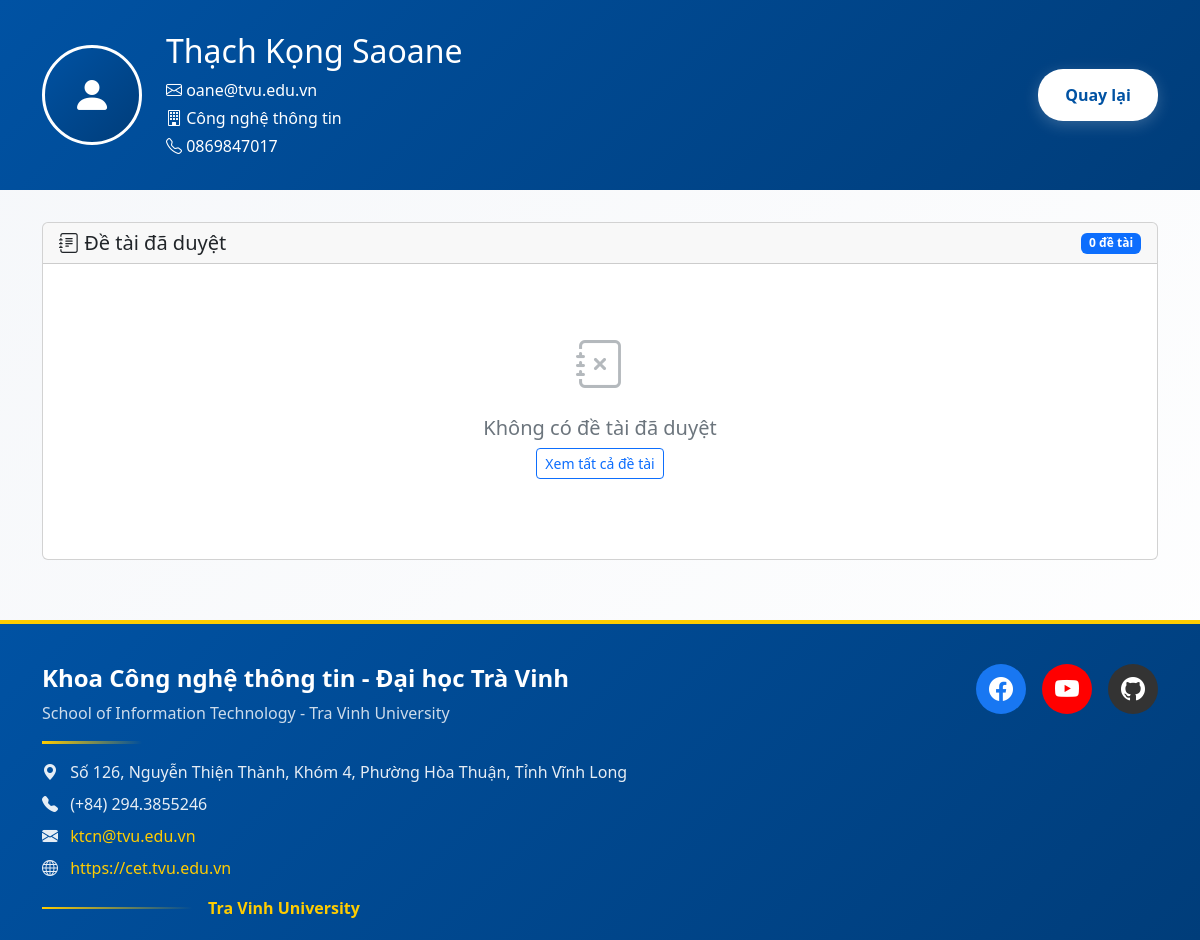
Screenshot of /giang_vien_chi_tiet_v2.php?email=oane@tvu.edu.vn with the database file from the repository.
### tables this page shows
CREATE TABLE `nguoi_dung` (
  `id` int(11) NOT NULL,
  `email` varchar(255) NOT NULL,
  `mat_khau` varchar(255) NOT NULL,
  `ho_ten` varchar(255) NOT NULL,
  `vai_tro_id` int(11) NOT NULL,
  `trang_thai` enum('active','inactive') DEFAULT 'active',
  `reset_token` varchar(255) DEFAULT NULL,
  `reset_token_expiry` datetime DEFAULT NULL,
  `created_at` timestamp NOT NULL DEFAULT current_timestamp(),
  `updated_at` timestamp NOT NULL DEFAULT current_timestamp() ON UPDATE current_timestamp()
);

CREATE TABLE `giang_vien` (
  `id` int(11) NOT NULL,
  `nguoi_dung_id` int(11) NOT NULL,
  `ma_giang_vien` varchar(50) NOT NULL,
  `hoc_ham_hoc_vi` varchar(50) DEFAULT NULL,
  `khoa` varchar(255) DEFAULT NULL,
  `chuyen_mon` varchar(255) DEFAULT NULL,
  `so_dien_thoai` varchar(20) DEFAULT NULL,
  `created_at` timestamp NOT NULL DEFAULT current_timestamp(),
  `la_lanh_dao` tinyint(4) DEFAULT 0,
  `gioi_han_sv_csn` int(11) DEFAULT 10 COMMENT 'Giới hạn số sinh viên đăng ký đề tài cơ sở ngành',
  `gioi_han_sv_cn` int(11) DEFAULT 10 COMMENT 'Giới hạn số sinh viên đăng ký đề tài chuyên ngành'
);

### config/faculty_members.php (called while the page is built, shortened)
<?php
return $faculty_members;

### giang_vien_chi_tiet_v2.php (the view, shortened to what this page needs)
<?php
$email = $_GET['email'] ?? '';
$filter = $_GET['filter'] ?? 'da_duyet';
    ?>
    <?php
try {
    $pdo = Database::getInstance()->getConnection();
} catch (Exception $e) {
    ?>
    <!DOCTYPE html>
    <html lang="vi">
    <head>
        <meta charset="UTF-8">
        <title>Lỗi Database</title>
        <style>
            body { font-family: Arial, sans-serif; margin: 40px; }
            .error { background: #f8d7da; color: #721c24; padding: 20px; border-radius: 5px; }
        </style>
    </head>
    <body>
        <div class="error">
            <h2>Lỗi kết nối Database</h2>
            <p><?= htmlspecialchars($e->getMessage()) ?></p>
            <p><a href="khoa_cntt.php">← Quay lại</a></p>
        </div>
    </body>
    </html>
    <?php
    exit;
}
$stmt = $pdo->prepare("SELECT * FROM nguoi_dung WHERE email = ?");
$stmt->execute([$email]);
$nguoiDung = $stmt->fetch(PDO::FETCH_ASSOC);
if (!$nguoiDung) {
    $allFaculty = require_once __DIR__ . '/config/faculty_members.php';
    $foundInFaculty = null;
    foreach ($allFaculty as $member) {
        if (strtolower($member['email']) === strtolower($email)) {
            $foundInFaculty = $member;
            break;
        }
    }
    if (!$foundInFaculty) {
        header('Location: khoa_cntt.php');
        exit;
    }
    $nguoiDung = [
        'id'      => null,
        'ho_ten'  => $foundInFaculty['name'],
        'email'   => $foundInFaculty['email'],
        'vai_tro' => 'giang_vien',
    ];
    $giangVien = [
        'id'            => null,
        'nguoi_dung_id' => null,
        'khoa'          => $foundInFaculty['khoa'] ?? '',
        'so_dien_thoai' => $foundInFaculty['phone'] ?? '',
        'chuc_danh'     => $foundInFaculty['position'] ?? '',
        'avatar'        => null,
    ];
    $danhSachDeTai = [];
    $tatCaDeTai    = [];
    $thongKe = ['tong'=>0,'nhap'=>0,'cho_duyet'=>0,'da_duyet'=>0,'tu_choi'=>0,'co_so_nganh'=>0,'chuyen_nganh'=>0];
} else {
    $stmt = $pdo->prepare("SELECT * FROM giang_vien WHERE nguoi_dung_id = ?");
    $stmt->execute([$nguoiDung['id']]);
    $giangVien = $stmt->fetch(PDO::FETCH_ASSOC);
    $danhSachDeTai = [];
    if ($giangVien) {
        $sql = "SELECT * FROM de_tai WHERE giang_vien_id = ? AND trang_thai = 'da_duyet'";
        $params = [$giangVien['id']];
        $sql .= " ORDER BY created_at DESC";
        $stmt = $pdo->prepare($sql);
        $stmt->execute($params);
        $danhSachDeTai = $stmt->fetchAll(PDO::FETCH_ASSOC);
    }
}
?>
<!DOCTYPE html>
<html lang="vi">
<head>
    <link href="https://cdn.jsdelivr.net/npm/bootstrap@5.3.0/dist/css/bootstrap.min.css" rel="stylesheet">
    <link rel="stylesheet" href="https://cdn.jsdelivr.net/npm/bootstrap-icons@1.11.0/font/bootstrap-icons.css">
</head>
<body>
    <div class="profile-header">
        <div class="container">
            <div class="row align-items-center">
                <div class="col-auto">
                    <div class="profile-avatar">
                        <?php
                        $avatarContent = '<i class="bi bi-person-fill"></i>';
                        echo $avatarContent;
                        ?>
                    </div>
                </div>
                <div class="col">
                    <h2 class="mb-2"><?= htmlspecialchars($nguoiDung['ho_ten']) ?></h2>
                    <p class="mb-1"><i class="bi bi-envelope"></i> <?= htmlspecialchars($nguoiDung['email']) ?></p>
                    <?php if ($giangVien): ?>
                        <?php if ($giangVien['khoa']): ?>
                            <p class="mb-1"><i class="bi bi-building"></i> <?= htmlspecialchars($giangVien['khoa']) ?></p>
                        <?php endif; ?>
                        <?php
                        $soDienThoai = null;
                        if ($giangVien && is_array($giangVien) && !empty($giangVien['so_dien_thoai'])) {
                            $soDienThoai = $giangVien['so_dien_thoai'];
                        } else {
                            $faculty_members = require_once __DIR__ . '/config/faculty_members.php';
                            foreach ($faculty_members as $member) {
                                if ($member['email'] === $nguoiDung['email']) {
                                    $soDienThoai = $member['phone'];
                                    break;
                                }
                            }
                        }
                        if ($soDienThoai): ?>
                            <p class="mb-0"><i class="bi bi-telephone"></i> <?= htmlspecialchars($soDienThoai) ?></p>
                        <?php endif; ?>
                    <?php endif; ?>
                </div>
                <div class="col-auto">
                    <a href="khoa_cntt.php" class="btn btn-back">
                        Quay lại
                    </a>
                </div>
            </div>
        </div>
    </div>
    <div class="container">
        <div class="card">
            <div class="card-header d-flex justify-content-between align-items-center">
                <h5 class="mb-0">
                    <i class="bi bi-journal-text"></i>
                    <?php
                    $filterText = '';
                    switch ($filter) {
                        case 'da_duyet':
                            $filterText = 'Đề tài đã duyệt';
                            break;
                    }
                    echo $filterText;
                    ?>
                </h5>
                <span class="badge bg-primary"><?= count($danhSachDeTai) ?> đề tài</span>
            </div>
            <div class="card-body">
                <?php if (empty($danhSachDeTai)): ?>
                    <div class="empty-state">
                        <i class="bi bi-journal-x" style="font-size: 3rem; opacity: 0.5;"></i>
                        <h5 class="mt-3">
                            <?php
                            switch ($filter) {
                                case 'da_duyet':
                                    echo 'Không có đề tài đã duyệt';
                                    break;
                            }
                            ?>
                        </h5>
                        <p>
                            <?php if ($filter !== 'all'): ?>
                                <a href="?email=<?= urlencode($email) ?>&filter=all" class="btn btn-outline-primary btn-sm">
                                    Xem tất cả đề tài
                                </a>
                            <?php else: ?>
                                Giảng viên này chưa tạo đề tài nào trong hệ thống
                            <?php endif; ?>
                        </p>
                    </div>
                <?php endif; ?>
            </div>
        </div>
    </div>
    <footer class="footer">
        <div class="container">
            <div class="row">
                <div class="col-md-8">
                    <div class="footer-title mb-3">
                        <h4>Khoa Công nghệ thông tin - Đại học Trà Vinh </h4>
                        <p class="footer-subtitle mb-0">School of Information Technology - Tra Vinh University</p>
                    </div>
                    <div class="footer-divider mb-3"
                        style="width: 100px; height: 3px; background: linear-gradient(135deg, #ffcc00 0%, #ffa500 100%);">
                    </div>
                    <div class="footer-contact">
                        <p class="mb-2">
                            <i class="bi bi-geo-alt-fill me-2"></i>
                            Số 126, Nguyễn Thiện Thành, Khóm 4, Phường Hòa Thuận, Tỉnh Vĩnh Long
                        </p>
                        <p class="mb-2">
                            <i class="bi bi-telephone-fill me-2"></i>
                            (+84) 294.3855246
                        </p>
                        <p class="mb-2">
                            <i class="bi bi-envelope-fill me-2"></i>
                            <a href="mailto:ktcn@tvu.edu.vn">ktcn@tvu.edu.vn</a>
                        </p>
                        <p class="mb-3">
                            <i class="bi bi-globe me-2"></i>
                            <a href="https://cet.tvu.edu.vn" target="_blank">https://cet.tvu.edu.vn</a>
                        </p>
                    </div>
                    <div class="footer-brand d-flex align-items-center gap-3">
                        <div class="brand-line"
                            style="width: 150px; height: 2px; background: linear-gradient(90deg, #ffcc00 0%, transparent 100%);">
                        </div>
                        <span style="font-weight: 600; color: #ffcc00;">Tra Vinh University</span>
                    </div>
                </div>
                <div class="col-md-4 text-end">
                    <div class="social-icons d-flex justify-content-end gap-3">
                        <a href="https://facebook.com" target="_blank" class="social-icon"
                            style="width: 50px; height: 50px; border-radius: 50%; background-color: #1877f2; color: white; display: flex; align-items: center; justify-content: center; text-decoration: none; font-size: 1.5rem; transition: all 0.3s ease;"
                            onmouseover="this.style.transform='scale(1.1)'"
                            onmouseout="this.style.transform='scale(1)'">
                            <i class="bi bi-facebook"></i>
                        </a>
                        <a href="https://youtube.com" target="_blank" class="social-icon"
                            style="width: 50px; height: 50px; border-radius: 50%; background-color: #ff0000; color: white; display: flex; align-items: center; justify-content: center; text-decoration: none; font-size: 1.5rem; transition: all 0.3s ease;"
                            onmouseover="this.style.transform='scale(1.1)'"
                            onmouseout="this.style.transform='scale(1)'">
                            <i class="bi bi-youtube"></i>
                        </a>
                        <a href="https://github.com" target="_blank" class="social-icon"
                            style="width: 50px; height: 50px; border-radius: 50%; background-color: #333; color: white; display: flex; align-items: center; justify-content: center; text-decoration: none; font-size: 1.5rem; transition: all 0.3s ease;"
                            onmouseover="this.style.transform='scale(1.1)'"
                            onmouseout="this.style.transform='scale(1)'">
                            <i class="bi bi-github"></i>
                        </a>
                    </div>
                </div>
            </div>
        </div>
    </footer>
</body>
</html>

### giang_vien_chi_tiet_v2.php (style rules this page uses)
:root { --bg-primary: #f5f7fa; --bg-secondary: #ffffff; --text-primary: #333; --text-secondary: #555; --text-muted: #6c757d; --card-bg: #ffffff; --card-shadow: rgba(0, 0, 0, 0.1); }
body { background: linear-gradient(135deg, var(--bg-primary) 0%, var(--bg-secondary) 100%); color: var(--text-primary); transition: background-color 0.3s ease, color 0.3s ease; }
.profile-header { background: linear-gradient(135deg, #0052a3 0%, #003d7a 100%); color: white; padding: 2rem 0; margin-bottom: 2rem; }
.profile-avatar { width: 100px; height: 100px; border-radius: 50%; background: linear-gradient(135deg, #0052a3 0%, #003d7a 100%); display: flex; align-items: center; justify-content: center; font-size: 2.5rem; border: 3px solid white; color: white; }
.empty-state { text-align: center; padding: 3rem 1rem; color: #6c757d; }
.footer { background: linear-gradient(135deg, #0052a3 0%, #003d7a 100%); color: white; padding: 40px 0 20px; margin-top: 60px; border-top: 4px solid #ffcc00; }
.footer-title h4 { color: white; font-weight: 700; margin-bottom: 0.5rem; }
.footer-subtitle { color: rgba(255, 255, 255, 0.8) !important; }
.footer-contact p { color: rgba(255, 255, 255, 0.9); }
.footer-contact a { color: #ffcc00; text-decoration: none; transition: color 0.3s; }
.footer-divider { background: linear-gradient(90deg, #ffcc00, transparent) !important; }
.btn-back { background: white !important; border: 2px solid rgba(255, 255, 255, 0.3) !important; border-radius: 25px !important; color: #0052a3 !important; font-size: 16px !important; font-weight: 600 !important; padding: 12px 24px !important; transition: all 0.3s ease !important; text-decoration: none !important; box-shadow: 0 4px 15px rgba(255, 255, 255, 0.2) !important; min-width: 120px !important; }

### rows the page displays
nguoi_dung: ho_ten "Thạch Kọng Saoane", email "oane@tvu.edu.vn"
giang_vien: khoa "Công nghệ thông tin"

### other values shown
$soDienThoai "0869847017"
$filterText "Đề tài đã duyệt"
count($danhSachDeTai) "0"
